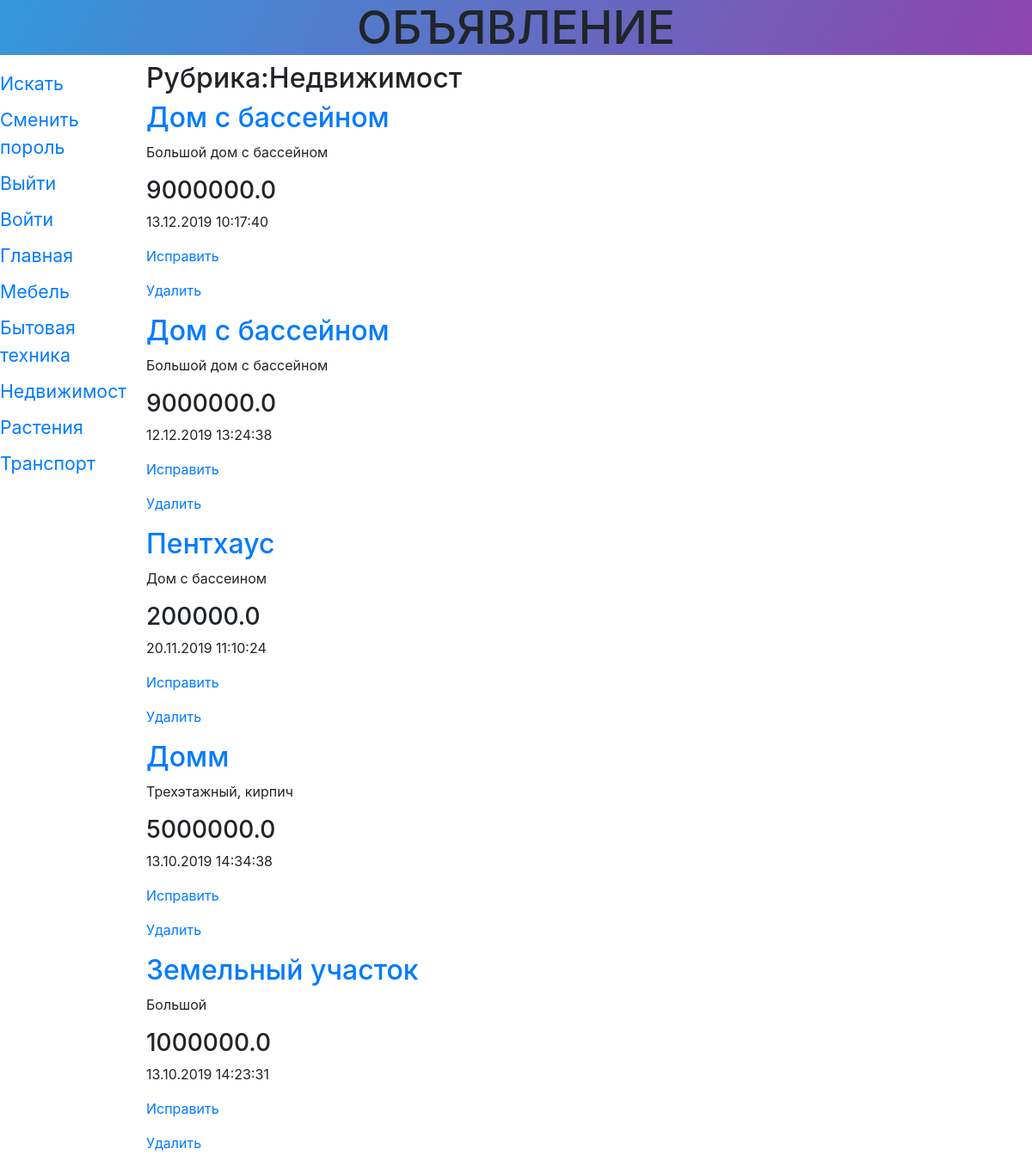
Page /storys/1/ on the committed database.
### storys/models.py (models this page shows, shortened)
class Rubric(models.Model):
	name = models.CharField(max_length=20, db_index=True, verbose_name = 'Название')
	order = models.SmallIntegerField(default = 0, db_index=True)
	class Meta():
		verbose_name_plural = 'Рубрики'
		verbose_name = 'Рубрика'
		ordering = ['order','name']

class Story(models.Model):
	title = models.CharField(max_length=50, verbose_name='Товар')
	content = models.TextField(null = True, blank=True, verbose_name='Описание')
	price = models.FloatField(null = True, blank=True, verbose_name='Цена')
	published = models.DateTimeField(auto_now_add=True, db_index=True, verbose_name='Опубликовано')
	rubric = models.ForeignKey('Rubric', null=True, on_delete = models.PROTECT,verbose_name = 'Рубрика',
		related_name='entries', related_query_name='entry')
	class Meta():
		verbose_name_plural = 'Объявления'
		verbose_name = 'Объявление'
		ordering = ['-published']

### storys/views.py (the view)
# urls.py: path('<int:rubric_id>/', StoryByRubricView.as_view(), name = 'by_rubric'),
class StoryByRubricView(ListView):
	template_name='storys/by_rubric.html'
	context_object_name='bbs'
	def get_queryset(self):
		return Story.objects.filter(rubric=self.kwargs['rubric_id'])
	def get_context_data(self, *args, **kwargs):
		context=super().get_context_data(*args,**kwargs)
		context['rubrics']=Rubric.objects.all()
		context['current_rubric'] = Rubric.objects.get(pk=self.kwargs['rubric_id'])
		return context

### storys/templates/storys/by_rubric.html (shortened to what this page needs)
{% extends 'layout/basic.html'%}
{%block content%}
<h2>Рубрика:{{current_rubric.name}}</h2>
{% for bb in bbs%}
<div>
	<h2><a href="{% url 'detail' pk=bb.pk%}">{{bb.title}}</a></h2>
	<p>{{bb.content}}</p>
	<h3>{{bb.price}}</h3>
	<p>{{bb.published|date:"d.m.Y H:i:s"}}</p>
	<p><a href="{% url 'edit' pk=bb.pk %}">Исправить</a></p>
	<p><a href="{% url 'delete' pk=bb.pk %}">Удалить</a></p>
</div>
{%endfor%}
{%endblock%}

### storys/templates/layout/basic.html (shortened to what this page needs)
{%load static%}
<!DOCTYPE html>
<html lang="ru-RU">
<head>
	<link rel="stylesheet" href="https://stackpath.bootstrapcdn.com/bootstrap/4.3.1/css/bootstrap.min.css">
	<link rel="stylesheet" type="text/css" href="{% static 'storys/style.css'%}">
</head>
<body>
	<header>
		<h1>Объявление</h1>
	</header>
	<nav>
		<a href="{% url 'search'%}">Искать</a>
		<a href="{% url 'password_change'%}">Сменить пороль</a>
		<a href="{% url 'logout'%}">Выйти</a>
		{% if user.is_authenticated %}
		{%else%}
		<a href="{% url 'login'%}">Войти</a>
		{%endif%}
		<a href="{% url 'index'%}">Главная</a>
		{% for rubric in rubrics%}
		<a href="{% url 'by_rubric' rubric.pk %}">
		{{rubric.name}}</a>
		{%endfor%}
	</nav>
	<section>
		{%block content%}
		{%endblock%}
	</section>
</body>
</html>

### storys/static/storys/style.css (style rules this page uses)
header h1 { background-image: linear-gradient(120deg,#3498db,#8e44ad); font-size: 40pt; text-transform: uppercase; text-align: center; }
nav { font-size: 16pt; width: 150px; float: left; }
nav a { display: block; margin: 10px 0px; }
section { margin-left: 170px; }

### rows in the picture
Rubric: name "Мебель"
Rubric: name "Бытовая техника"
Rubric: name "Недвижимост"
Rubric: name "Растения"
Rubric: name "Транспорт"
Story: title "Дом с бассейном", content "Большой дом с бассейном", price "9000000.0", published "13.12.2019 10:17:40"
Story: title "Дом с бассейном", content "Большой дом с бассейном", price "9000000.0", published "12.12.2019 13:24:38"
Story: title "Пентхаус", content "Дом с бассеином", price "200000.0", published "20.11.2019 11:10:24"
Story: title "Домм", content "Трехэтажный, кирпич", price "5000000.0", published "13.10.2019 14:34:38"
Story: title "Земельный участок", content "Большой", price "1000000.0", published "13.10.2019 14:23:31"
